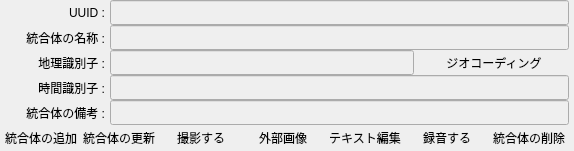
         <widget class="QWidget" name="tab_con">
          <attribute name="title">
           <string>統合体情報</string>
          </attribute>
          <layout class="QGridLayout" name="gridLayout_2">
           <property name="leftMargin">
            <number>5</number>
           </property>
           <property name="topMargin">
            <number>0</number>
           </property>
           <property name="rightMargin">
            <number>5</number>
           </property>
           <property name="bottomMargin">
            <number>0</number>
           </property>
           <property name="spacing">
            <number>0</number>
           </property>
           <item row="0" column="1">
            <layout class="QHBoxLayout" name="lay_h_con_uuid">
             <property name="spacing">
              <number>5</number>
             </property>
             <property name="topMargin">
              <number>0</number>
             </property>
             <item>
              <widget class="QLabel" name="lbl_con_uuid">
               <property name="minimumSize">
                <size>
                 <width>100</width>
                 <height>0</height>
                </size>
               </property>
               <property name="maximumSize">
                <size>
                 <width>100</width>
                 <height>16777215</height>
                </size>
               </property>
               <property name="text">
                <string>UUID :</string>
               </property>
               <property name="alignment">
                <set>Qt::AlignRight|Qt::AlignTrailing|Qt::AlignVCenter</set>
               </property>
              </widget>
             </item>
             <item>
              <widget class="QLineEdit" name="tbx_con_uuid">
               <property name="enabled">
                <bool>false</bool>
               </property>
               <property name="sizePolicy">
                <sizepolicy hsizetype="Expanding" vsizetype="Fixed">
                 <horstretch>0</horstretch>
                 <verstretch>0</verstretch>
                </sizepolicy>
               </property>
               <property name="minimumSize">
                <size>
                 <width>0</width>
                 <height>25</height>
                </size>
               </property>
               <property name="baseSize">
                <size>
                 <width>0</width>
                 <height>0</height>
                </size>
               </property>
               <property name="frame">
                <bool>true</bool>
               </property>
               <property name="readOnly">
                <bool>true</bool>
               </property>
              </widget>
             </item>
            </layout>
           </item>
           <item row="5" column="1">
            <layout class="QHBoxLayout" name="lay_h_con_ctrl">
             <property name="spacing">
              <number>2</number>
             </property>
             <property name="topMargin">
              <number>0</number>
             </property>
             <item>
              <widget class="QPushButton" name="btn_con_add">
               <property name="minimumSize">
                <size>
                 <width>0</width>
                 <height>25</height>
                </size>
               </property>
               <property name="styleSheet">
                <string notr="true">border: none; margin: 0px; padding: 0px;</string>
               </property>
               <property name="text">
                <string>統合体の追加</string>
               </property>
               <property name="flat">
                <bool>true</bool>
               </property>
              </widget>
             </item>
             <item>
              <widget class="QPushButton" name="btn_con_update">
               <property name="minimumSize">
                <size>
                 <width>0</width>
                 <height>25</height>
                </size>
               </property>
               <property name="text">
                <string>統合体の更新</string>
               </property>
               <property name="flat">
                <bool>true</bool>
               </property>
              </widget>
             </item>
             <item>
              <widget class="QPushButton" name="btn_con_take">
               <property name="minimumSize">
                <size>
                 <width>0</width>
                 <height>25</height>
                </size>
               </property>
               <property name="text">
                <string>撮影する</string>
               </property>
               <property name="flat">
                <bool>true</bool>
               </property>
              </widget>
             </item>
             <item>
              <widget class="QPushButton" name="btn_con_imp">
               <property name="minimumSize">
                <size>
                 <width>0</width>
                 <height>25</height>
                </size>
               </property>
               <property name="text">
                <string>外部画像</string>
               </property>
               <property name="flat">
                <bool>true</bool>
               </property>
              </widget>
             </item>
             <item>
              <widget class="QPushButton" name="btn_con_txt">
               <property name="minimumSize">
                <size>
                 <width>0</width>
                 <height>25</height>
                </size>
               </property>
               <property name="text">
                <string>テキスト編集</string>
               </property>
               <property name="flat">
                <bool>true</bool>
               </property>
              </widget>
             </item>
             <item>
              <widget class="QPushButton" name="btn_con_rec">
               <property name="minimumSize">
                <size>
                 <width>0</width>
                 <height>25</height>
                </size>
               </property>
               <property name="text">
                <string>録音する</string>
               </property>
               <property name="flat">
                <bool>true</bool>
               </property>
              </widget>
             </item>
             <item>
              <widget class="QPushButton" name="btn_con_del">
               <property name="minimumSize">
                <size>
                 <width>0</width>
                 <height>25</height>
                </size>
               </property>
               <property name="text">
                <string>統合体の削除</string>
               </property>
               <property name="flat">
                <bool>true</bool>
               </property>
              </widget>
             </item>
            </layout>
           </item>
           <item row="3" column="1">
            <layout class="QHBoxLayout" name="lay_h_con_tmp">
             <property name="spacing">
              <number>5</number>
             </property>
             <property name="topMargin">
              <number>0</number>
             </property>
             <item>
              <widget class="QLabel" name="lbl_con_tempral">
               <property name="sizePolicy">
                <sizepolicy hsizetype="Fixed" vsizetype="Preferred">
                 <horstretch>0</horstretch>
                 <verstretch>0</verstretch>
                </sizepolicy>
               </property>
               <property name="minimumSize">
                <size>
                 <width>100</width>
                 <height>0</height>
                </size>
               </property>
               <property name="maximumSize">
                <size>
                 <width>100</width>
                 <height>16777215</height>
                </size>
               </property>
               <property name="text">
                <string>時間識別子 :</string>
               </property>
               <property name="alignment">
                <set>Qt::AlignRight|Qt::AlignTrailing|Qt::AlignVCenter</set>
               </property>
              </widget>
             </item>
             <item>
              <widget class="QLineEdit" name="tbx_con_temporal">
               <property name="enabled">
                <bool>false</bool>
               </property>
               <property name="minimumSize">
                <size>
                 <width>0</width>
                 <height>25</height>
                </size>
               </property>
               <property name="frame">
                <bool>true</bool>
               </property>
               <property name="readOnly">
                <bool>true</bool>
               </property>
              </widget>
             </item>
            </layout>
           </item>
           <item row="4" column="1">
            <layout class="QHBoxLayout" name="lay_h_con_dsc">
             <property name="spacing">
              <number>5</number>
             </property>
             <property name="topMargin">
              <number>0</number>
             </property>
             <item>
              <widget class="QLabel" name="lbl_con_description">
               <property name="sizePolicy">
                <sizepolicy hsizetype="Fixed" vsizetype="Preferred">
                 <horstretch>0</horstretch>
                 <verstretch>0</verstretch>
                </sizepolicy>
               </property>
               <property name="minimumSize">
                <size>
                 <width>100</width>
                 <height>0</height>
                </size>
               </property>
               <property name="maximumSize">
                <size>
                 <width>100</width>
                 <height>16777215</height>
                </size>
               </property>
               <property name="text">
                <string>統合体の備考 :</string>
               </property>
               <property name="alignment">
                <set>Qt::AlignRight|Qt::AlignTrailing|Qt::AlignVCenter</set>
               </property>
              </widget>
             </item>
             <item>
              <widget class="QLineEdit" name="tbx_con_description">
               <property name="enabled">
                <bool>false</bool>
               </property>
               <property name="minimumSize">
                <size>
                 <width>0</width>
                 <height>25</height>
                </size>
               </property>
               <property name="frame">
                <bool>true</bool>
               </property>
               <property name="readOnly">
                <bool>true</bool>
               </property>
              </widget>
             </item>
            </layout>
           </item>
           <item row="1" column="1">
            <layout class="QHBoxLayout" name="lay_h_con_nam">
             <property name="spacing">
              <number>5</number>
             </property>
             <property name="topMargin">
              <number>0</number>
             </property>
             <item>
              <widget class="QLabel" name="lbl_con_name">
               <property name="sizePolicy">
                <sizepolicy hsizetype="Fixed" vsizetype="Preferred">
                 <horstretch>0</horstretch>
                 <verstretch>0</verstretch>
                </sizepolicy>
               </property>
               <property name="minimumSize">
                <size>
                 <width>100</width>
                 <height>0</height>
                </size>
               </property>
               <property name="maximumSize">
                <size>
                 <width>100</width>
                 <height>16777215</height>
                </size>
               </property>
               <property name="text">
                <string>統合体の名称 :</string>
               </property>
               <property name="alignment">
                <set>Qt::AlignRight|Qt::AlignTrailing|Qt::AlignVCenter</set>
               </property>
              </widget>
             </item>
             <item>
              <widget class="QLineEdit" name="tbx_con_name">
               <property name="enabled">
                <bool>false</bool>
               </property>
               <property name="minimumSize">
                <size>
                 <width>0</width>
                 <height>25</height>
                </size>
               </property>
               <property name="frame">
                <bool>true</bool>
               </property>
               <property name="readOnly">
                <bool>true</bool>
               </property>
              </widget>
             </item>
            </layout>
           </item>
           <item row="2" column="1">
            <layout class="QHBoxLayout" name="lay_h_con_geo">
             <property name="spacing">
              <number>5</number>
             </property>
             <property name="topMargin">
              <number>0</number>
             </property>
             <item>
              <widget class="QLabel" name="lbl_con_geoname">
               <property name="sizePolicy">
                <sizepolicy hsizetype="Fixed" vsizetype="Preferred">
                 <horstretch>0</horstretch>
                 <verstretch>0</verstretch>
                </sizepolicy>
               </property>
               <property name="minimumSize">
                <size>
                 <width>100</width>
                 <height>0</height>
                </size>
               </property>
               <property name="maximumSize">
                <size>
                 <width>100</width>
                 <height>16777215</height>
                </size>
               </property>
               <property name="text">
                <string>地理識別子 :</string>
               </property>
               <property name="alignment">
                <set>Qt::AlignRight|Qt::AlignTrailing|Qt::AlignVCenter</set>
               </property>
              </widget>
             </item>
             <item>
              <widget class="QLineEdit" name="tbx_con_geoname">
               <property name="enabled">
                <bool>false</bool>
               </property>
               <property name="minimumSize">
                <size>
                 <width>0</width>
                 <height>25</height>
                </size>
               </property>
               <property name="frame">
                <bool>true</bool>
               </property>
               <property name="readOnly">
                <bool>true</bool>
               </property>
              </widget>
             </item>
             <item>
              <widget class="QPushButton" name="btn_geo_coding">
               <property name="minimumSize">
                <size>
                 <width>150</width>
                 <height>25</height>
                </size>
               </property>
               <property name="maximumSize">
                <size>
                 <width>150</width>
                 <height>25</height>
                </size>
               </property>
               <property name="text">
                <string>ジオコーディング</string>
               </property>
               <property name="flat">
                <bool>true</bool>
               </property>
              </widget>
             </item>
            </layout>
           </item>
          </layout>
         </widget>
